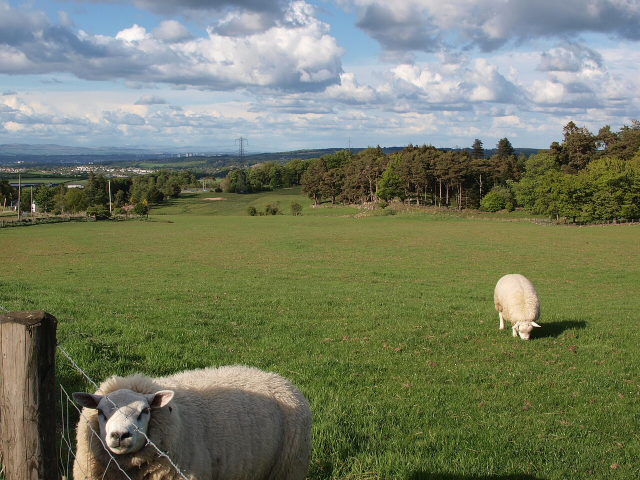
#> input picture episodes/en-hess-scotland/img/bg_bonnyton_moor.jpg, 1280 x 960 px (shown at 1/2 size)
$ python gorsel.py
#> lines starting #> are read from the running program, lines starting #| are printed output that depends on the picture
"""en-hess-scotland gorselleri:  python episodes/en-hess-scotland/gorsel.py
arka.jpg : Bonnyton Moor otlagi (Alec MacKinnon, CC BY-SA 2.0, geograph 4963623) 1280x960 -> koyun silinir, 650x650 kare kirpim (sol koyun disarida) (elektrik diregi disarida) -> 1080; renk/parlaklik.
ev_1.jpg : IWM H 9553, Hess'in Bf 110 enkazi, 1941 (War Office official photographer, PD-UKGov) 800x619 -> 1080x836 -> ustten/alttan 816'ya kirpim.
arka2.jpg: Spandau gozetleme kulesi (CC BY-SA 3.0), sok sahnesinin arka plani.
ev_2.jpg : Spandau Hapishanesi ana girisi (Bauamt Spandau/Einofski, CC BY-SA 3.0) 960x637 -> kirpim 760x574 -> 1080x816 (son kare).
"""
from pathlib import Path
from PIL import Image, ImageEnhance

H = Path(__file__).resolve().parent / "img"

import cv2
import numpy as np
im = cv2.imread(str(H / "bg_bonnyton_moor.jpg"))
#> im is the input picture: shape (960, 1280, 3); mean B, G, R 100.2, 124.1, 116.6
x0, y0, x1, y1 = 965, 520, 1200, 712      # otlayan koyun ve golgesi: ayni derinlikteki sol cimen yamasi ile (seamlessClone) kapatilir
w, h = x1 - x0, y1 - y0
mask = np.zeros((h, w), np.uint8)
mask[8:-8, 8:-8] = 255
im = cv2.seamlessClone(im[y0:y1, 725:725 + w].copy(), im, mask, ((x0 + x1) // 2, (y0 + y1) // 2), cv2.NORMAL_CLONE)
bg = Image.fromarray(cv2.cvtColor(im, cv2.COLOR_BGR2RGB))
bg = bg.crop((630, 200, 1280, 850)).resize((1080, 1080), Image.LANCZOS)
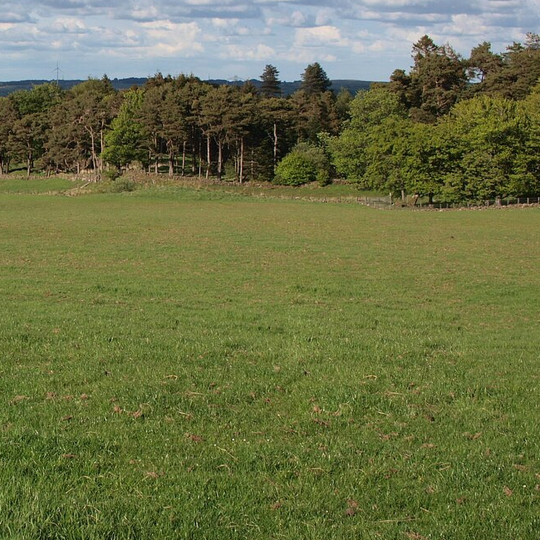
#> bg: PIL image 1080x1080 RGB (shown at 1/2 size); mean R, G, B 107.6, 113.7, 70.7
bg = ImageEnhance.Color(bg).enhance(0.66)
bg = ImageEnhance.Brightness(bg).enhance(1.06)
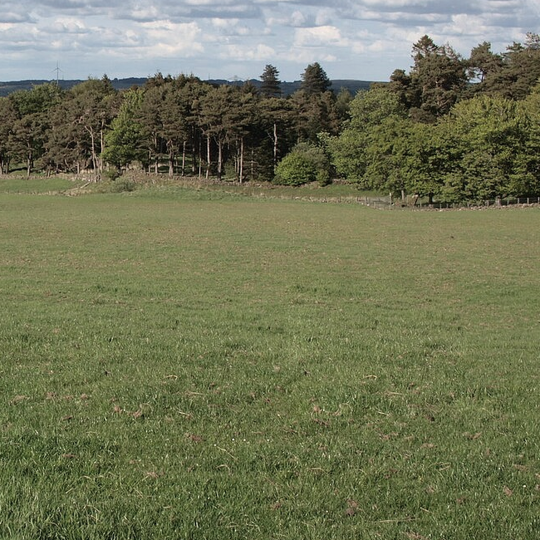
#> bg: PIL image 1080x1080 RGB (shown at 1/2 size); mean R, G, B 112.9, 117, 87.1
bg.save(H / "arka.jpg", quality=93)

#> (the run stopped early here; a loop or call above may not have finished)

$ run again, with episodes/alanya-adam-atacagi/img/kaynak_arka.jpg copied over episodes/en-hess-scotland/img/bg_bonnyton_moor.jpg
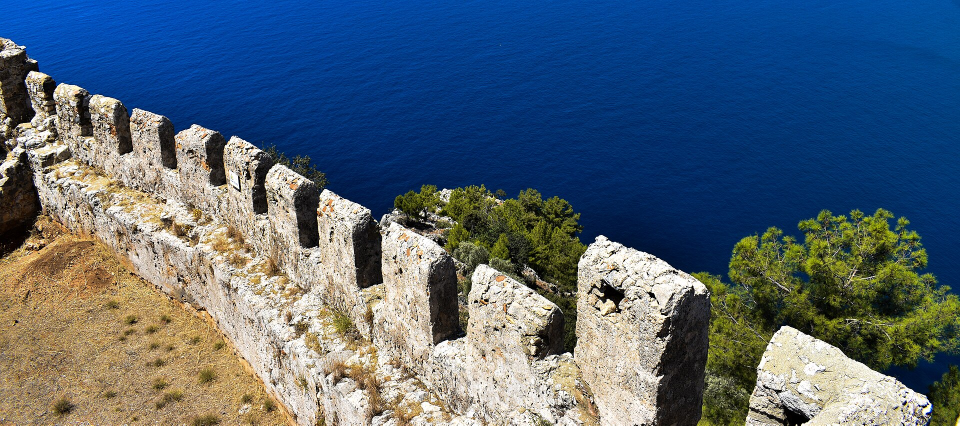
#> input picture episodes/alanya-adam-atacagi/img/kaynak_arka.jpg, 1920 x 851 px (shown at 1/2 size)
#> im is the input picture: shape (851, 1920, 3); mean B, G, R 116.8, 101, 83.6
#> `bg = bg.crop((630, 200, 1280, 850)).resize((1080, 1080), Image.LANCZOS)`:
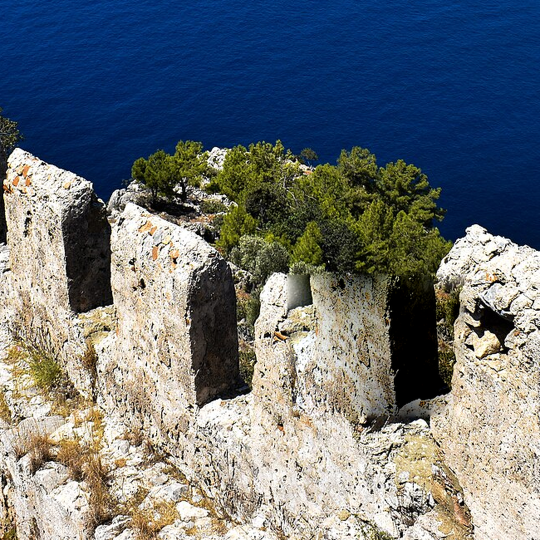
#> bg: PIL image 1080x1080 RGB (shown at 1/2 size); mean R, G, B 106.6, 113.5, 118
#> `bg = ImageEnhance.Color(bg).enhance(0.66)`:
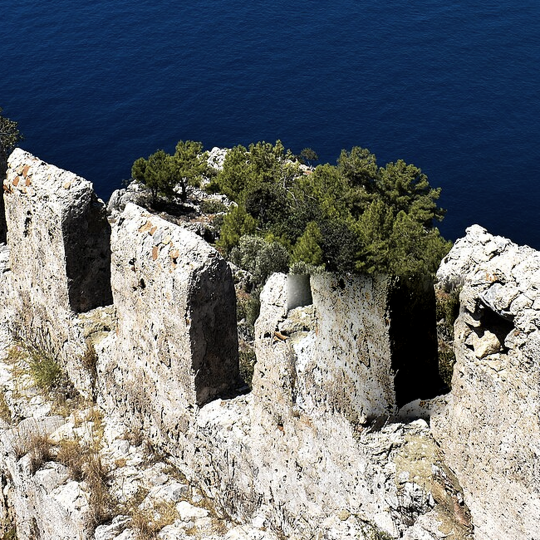
#> bg: PIL image 1080x1080 RGB (shown at 1/2 size); mean R, G, B 107.8, 112.5, 115.4

$ run again, with episodes/anemas-zindani-1376/img/kaynak_arka.jpg copied over episodes/en-hess-scotland/img/bg_bonnyton_moor.jpg
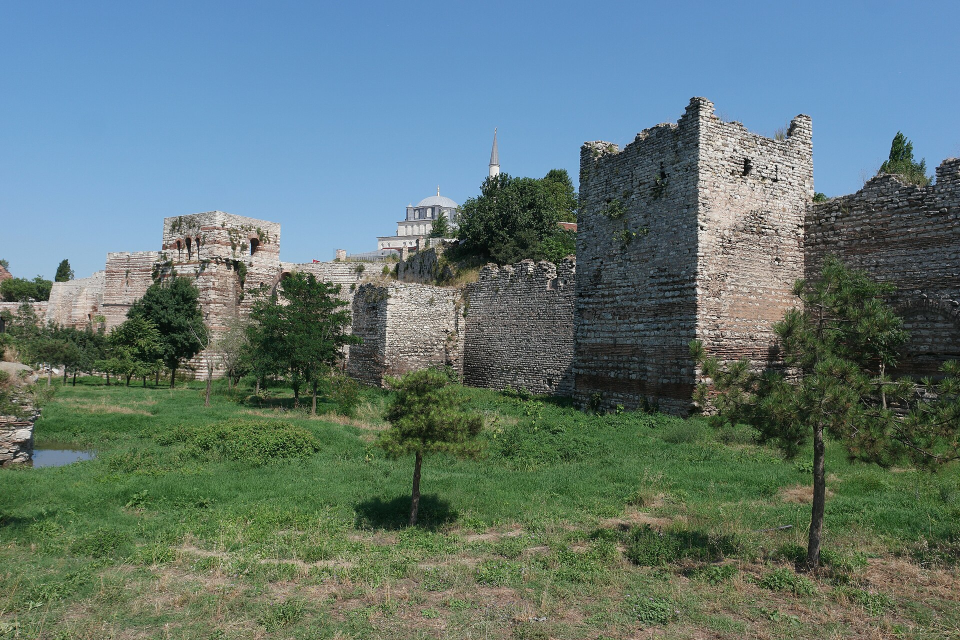
#> input picture episodes/anemas-zindani-1376/img/kaynak_arka.jpg, 1920 x 1280 px (shown at 1/2 size)
#> im is the input picture: shape (1280, 1920, 3); mean B, G, R 115.8, 118.4, 97
#> `bg = bg.crop((630, 200, 1280, 850)).resize((1080, 1080), Image.LANCZOS)`:
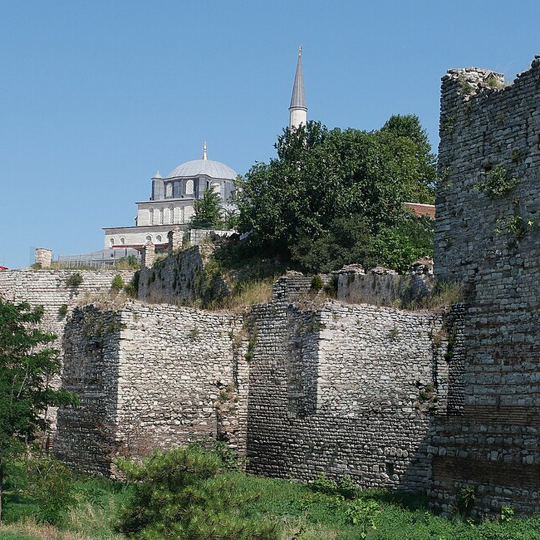
#> bg: PIL image 1080x1080 RGB (shown at 1/2 size); mean R, G, B 94.7, 112.8, 117.2
